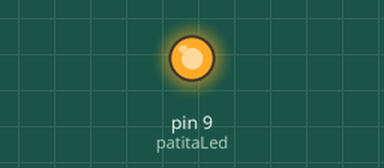
This sketch was run on a simulated Arduino Uno, built with avr-gcc and run on an emulated ATmega328P. Parts: output pins drawn as LEDs (lit = HIGH).

Above: at 0.1 s.
At 39.8 s:
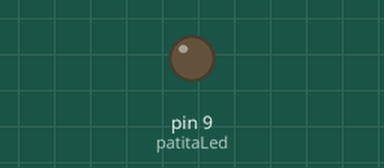
Timing chart, 0 to 40.0 s (numbered marks = the images above):
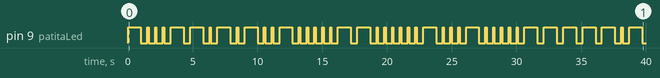

The sketch:

morse_nunca1.ino
```cpp
int patitaLed = 9;
void punto(){
  //esta funcion va a escribir un punto
  digitalWrite(patitaLed, HIGH);
  delay(100);
  digitalWrite(patitaLed, LOW);
  delay(500);
}

void guion (){
  // funcion que escribe el guion
   digitalWrite(patitaLed, HIGH);
  delay(1000);
  digitalWrite(patitaLed, LOW);
  delay(500);
}

void n (){
guion (); punto ();
}

void u (){
punto (); punto (); guion();
}

void c(){
guion (); punto (); guion (); punto ();
}

void a(){
punto(); guion();
}

void h (){
punto(); punto(); punto(); punto();
}

void b (){
guion(); punto();punto();punto();
}

void i (){
punto(); punto();
}

void v (){
punto(); punto();punto(); guion ();
}

void s (){
punto(); punto(); punto();
}

void t (){
guion ();
}

void o (){
guion (); guion (); guion ();
}

void j (){
punto(); guion (); guion (); guion ();

}


void setup(){
  pinMode (patitaLed, OUTPUT);
}

void loop(){
  n ();
  u ();
  n ();
  c ();
  a ();
  h ();
  a ();
  b ();
  i ();
  a ();
  v ();
  i ();
  s ();
  t ();
  o ();
  t ();
  a ();
  n ();
  t ();
  a ();
  c ();
  a ();
  c ();
  a ();
  j ();
  u ();
  n ();
  t ();
  a ();
  delay (100); //para cerrar la letra
}
```

Measured:
- by itself, pin 9 (patitaLed): LOW → HIGH at 0.00 s, → LOW 1.0 s later, → HIGH 0.50 s later, → LOW 0.10 s later, … (86 changes in this stretch)
